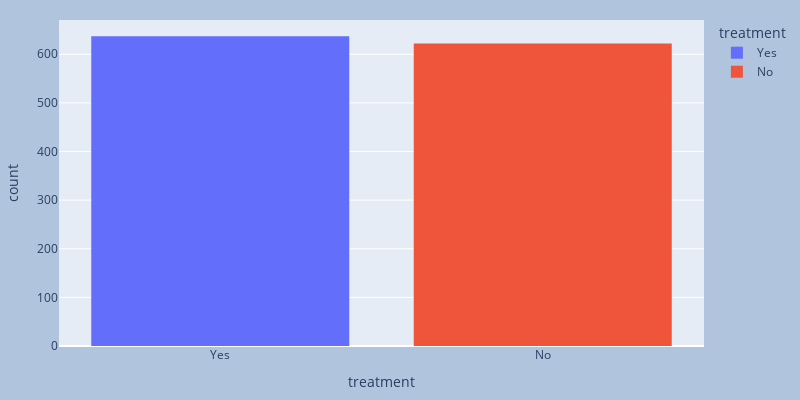

Source (notebook cell):
### Markdown cell above
Have tech-industry employees sought out treatment for a mental health condition?

### Code cell
#This is our target/dependent variable.
plt.figure(figsize=(8,8))
fig = px.histogram(data, x = 'treatment',color='treatment', width=800, height=400
                  )

fig.update_layout(
    margin=dict(l=20, r=20, t=20, b=20),
    paper_bgcolor="LightSteelBlue",
)

fig.show()

### Figure 1 — Plotly figure (JSON) as saved in the notebook; plotly's stock layout.template omitted (floating-point values rounded to 4 significant figures; data arrays with more than 128 entries replaced by an {"elided": "..."} marker saying what was removed)
{"data": [{"alignmentgroup": "True", "bingroup": "x", "hovertemplate": "treatment=%{x}<br>count=%{y}<extra></extra>", "legendgroup": "Yes", "marker": {"color": "#636efa", "pattern": {"shape": ""}}, "name": "Yes", "offsetgroup": "Yes", "orientation": "v", "showlegend": true, "type": "histogram", "x": {"elided": "637 str values"}, "xaxis": "x", "yaxis": "y"}, {"alignmentgroup": "True", "bingroup": "x", "hovertemplate": "treatment=%{x}<br>count=%{y}<extra></extra>", "legendgroup": "No", "marker": {"color": "#EF553B", "pattern": {"shape": ""}}, "name": "No", "offsetgroup": "No", "orientation": "v", "showlegend": true, "type": "histogram", "x": {"elided": "622 str values"}, "xaxis": "x", "yaxis": "y"}], "layout": {"barmode": "relative", "height": 400, "legend": {"title": {"text": "treatment"}, "tracegroupgap": 0}, "margin": {"b": 20, "l": 20, "r": 20, "t": 20}, "paper_bgcolor": "LightSteelBlue", "width": 800, "xaxis": {"anchor": "y", "categoryarray": ["Yes", "No"], "categoryorder": "array", "domain": [0, 1], "title": {"text": "treatment"}}, "yaxis": {"anchor": "x", "domain": [0, 1], "title": {"text": "count"}}}}
